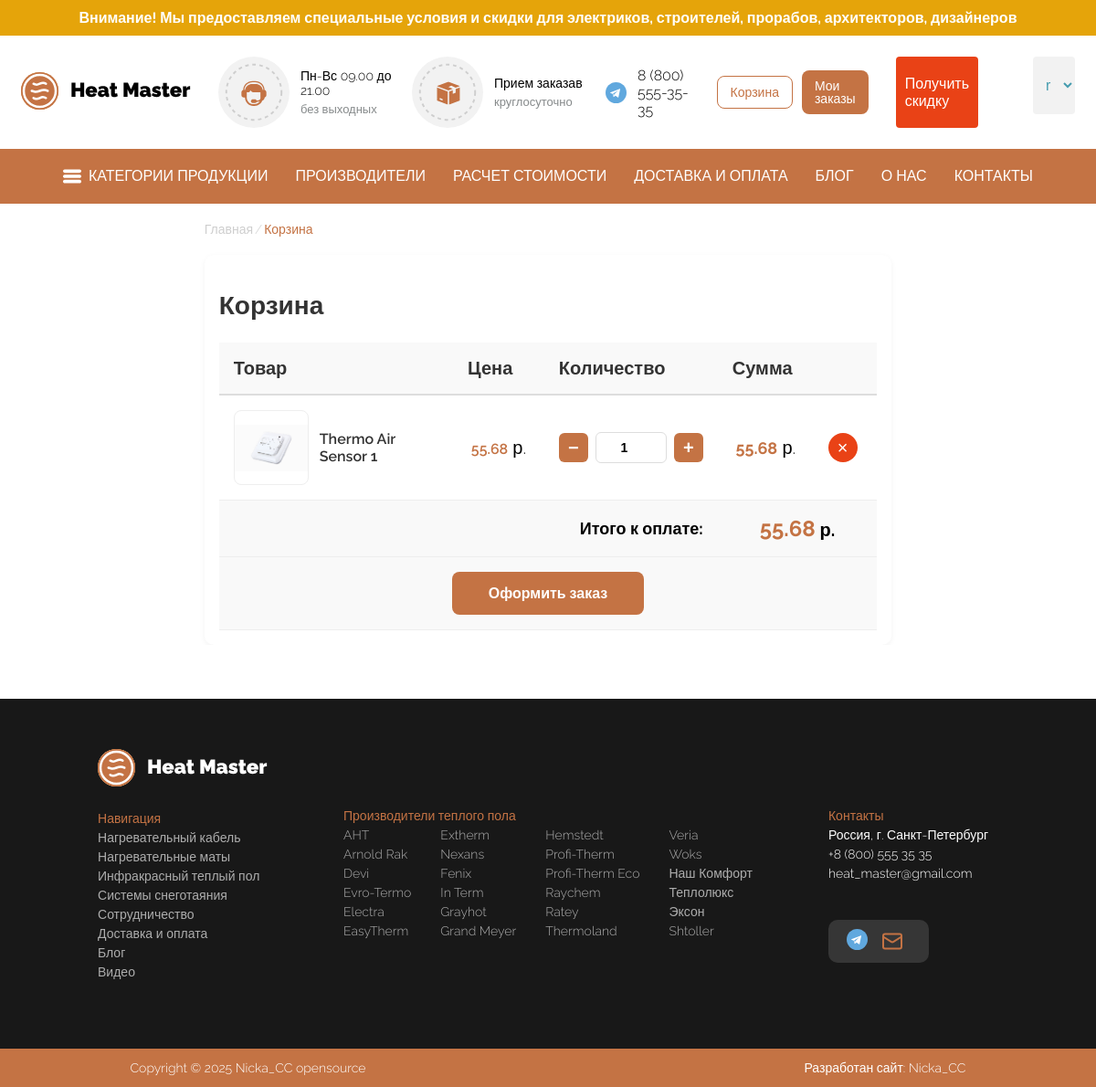
The page /cart/ (signed in) on the database its author committed.
### HeatMaster/models.py (models this page shows, shortened)
class CartItem(models.Model):
    cart = models.ForeignKey(Cart, related_name='items', on_delete=models.CASCADE)
    thermostat = models.ForeignKey(Thermostat, related_name='cart_items', on_delete=models.CASCADE)
    quantity = models.PositiveIntegerField(default=1)
    class Meta:
        unique_together = ('cart', 'thermostat')
    @property
    def subtotal(self):
        return float(self.thermostat.price) * int(self.quantity)

class Thermostat(models.Model):
    image = models.ImageField(upload_to="images/", null=True, blank=True)
    name = models.CharField(max_length=120)
    price = models.FloatField(max_length=1000)
    manufacturer = models.CharField(max_length=120)
    country_manufacturer = models.CharField(max_length=120)
    model = models.CharField(max_length=120)
    available = models.IntegerField(default=0)
    description = models.CharField(max_length=12000)
    description_block = models.CharField(max_length=12000)
    charge_block = models.CharField(max_length=120)
    control_range = models.CharField(max_length=120)
    max_load = models.CharField(max_length=120)
    type_connection = models.CharField(max_length=120)
    type_device = models.CharField(max_length=120)
    thermostats = models.ForeignKey(Thermostats, related_name="thermostat", on_delete=models.CASCADE)

class Cart(models.Model):
    user = models.ForeignKey('auth.User', related_name='carts', on_delete=models.CASCADE)
    created_at = models.DateTimeField(auto_now_add=True)
    updated_at = models.DateTimeField(auto_now=True)
    @property
    def total_price(self):
        items = getattr(self, 'items', None)
        if items is None:
            return 0
        return sum(item.subtotal for item in items.all())

### HeatMaster/views.py (the view)
# urls.py: path('cart/', views.cart_view, name='cart_view'),
def cart_view(request):
    if not request.user.is_authenticated:
        return redirect('signIn')
    cart = _get_or_create_cart(request.user)
    return render(request, 'pages/cart.html', {'cart': cart})

### HeatMaster/views.py (called while the page is built)
def _get_or_create_cart(user):
    cart, _ = Cart.objects.get_or_create(user=user)
    return cart

### HeatMaster/templates/pages/cart.html (shortened to what this page needs)
{% extends './layout.html' %}
{% load static %}
{% block extra_css %}
<link rel="stylesheet" href="{% static 'css/thermostats.css' %}">
{% endblock %}
{% block content %}
<div class="content">
    <div class="content_info">
        <div class="bread_crumps"><a href="{% url 'home' %}">Главная</a> / <div class="bread_crump">Корзина</div></div>
        <div class="white-box cart-container">
            {% if cart.items.all %}
            <h2 class="cart-title">Корзина</h2>
            <table class="cart-table">
                <thead>
                    <tr>
                        <th>Товар</th>
                        <th>Цена</th>
                        <th>Количество</th>
                        <th>Сумма</th>
                        <th></th>
                    </tr>
                </thead>
                <tbody>
                    {% for item in cart.items.all %}
                    <tr class="cart-row" data-item-id="{{ item.id }}">
                        <td class="cart-cell-product">
                            <div class="product-cell-content">
                                {% if item.thermostat.image %}
                                <img src="{{ item.thermostat.image.url }}" alt="{{ item.thermostat.name }}" class="product-image" />
                                {% endif %}
                                <a href="{% url 'thermostat_detail' item.thermostat.id %}" class="product-name">{{ item.thermostat.name }}</a>
                            </div>
                        </td>
                        <td class="cart-cell-price">
                            <span class="price-value">{{ item.thermostat.price|floatformat:2 }}</span> р.
                        </td>
                        <td class="cart-cell-quantity">
                            <form class="qty-form" method="post" action="{% url 'update_cart_item' item.id %}" data-item-id="{{ item.id }}" data-price="{{ item.thermostat.price }}">
                                <div class="quantity-controls">
                                    <button type="button" class="qty-btn qty-minus" onclick="changeQuantity({{ item.id }}, -1)">−</button>
                                    <input class="qty-input" type="number" name="quantity" id="qty-{{ item.id }}" min="1" value="{{ item.quantity }}" readonly />
                                    <button type="button" class="qty-btn qty-plus" onclick="changeQuantity({{ item.id }}, 1)">+</button>
                                </div>
                            </form>
                        </td>
                        <td class="cart-cell-subtotal">
                            <span class="subtotal-value" data-item-id="{{ item.id }}">{{ item.subtotal|floatformat:2 }}</span> р.
                        </td>
                        <td class="cart-cell-remove">
                            <form method="post" action="{% url 'remove_cart_item' item.id %}">
                                <button class="btn-remove" type="submit" title="Удалить">×</button>
                            </form>
                        </td>
                    </tr>
                    {% endfor %}
                </tbody>
                <tfoot>
                    <tr>
                        <td colspan="3" class="cart-footer-total-label">Итого к оплате:</td>
                        <td colspan="2" class="cart-footer-total-value">
                            <span id="cart-total">{{ cart.total_price|floatformat:2 }}</span> р.
                        </td>
                    </tr>
                    <tr>
                        <td colspan="5" class="cart-footer-actions">
                            <a class="btn-checkout" href="{% url 'checkout' %}">Оформить заказ</a>
                        </td>
                    </tr>
                </tfoot>
            </table>
            {% else %}
            <div class="cart-empty">
                <div class="cart-empty-icon">🛒</div>
                <p>Ваша корзина пуста</p>
                <a class="btn-continue-shopping" href="{% url 'thermostat_list' %}">Продолжить покупки</a>
            </div>
            {% endif %}
        </div>
    </div>
</div>
{% endblock %}

### HeatMaster/static/css/header.css (style rules this page uses)
a { text-decoration: none !important; }
.body { font-family: "Raleway", sans-serif; font-optical-sizing: auto; font-weight: 300; font-style: normal; margin:0; overflow-x: hidden; }

### HeatMaster/static/css/thermostats.css (style rules this page uses)
.content { overflow-y: hidden; display: flex; justify-content: space-between; align-items: flex-start; overflow-x: hidden; font-size: 20px; margin-bottom: 59px; }
.bread_crump { color: #C47344; }
.bread_crumps { padding: 20px 0; display: flex; gap: 2px; font-size: 14px; color: #CECECE; text-decoration: none; }
.bread_crumps a { text-decoration: none; color: inherit; }
.cart-container { padding:24px; }
.cart-title { font-size:28px; font-weight:bold; margin-bottom:24px; color:#333; }
.cart-table { width:100%; border-collapse:collapse; background:#fff; margin-bottom:0; }
.cart-table thead { background:#f9f9f9; }
.cart-table th { padding:16px; text-align:left; font-weight:600; color:#333; border-bottom:2px solid #ddd; }
.cart-table td { padding:16px; border-bottom:1px solid #eee; vertical-align:middle; }
.cart-cell-product { width:40%; }
.product-cell-content { display:flex; align-items:center; gap:12px; }
.product-image { width:80px; height:80px; object-fit:contain; border-radius:8px; background:#fff; border:1px solid #eee; }
.product-name { font-size:16px; font-weight:600; color:#333; text-decoration:none; }
.cart-cell-price { text-align:center; width:15%; }
.price-value { color:#C47344; font-weight:600; font-size:16px; }
.cart-cell-quantity { text-align:center; width:20%; }
.quantity-controls { display:flex; align-items:center; justify-content:center; gap:8px; }
.qty-btn { background:#C47344; color:#fff; border:none; width:32px; height:32px; border-radius:6px; font-size:20px; cursor:pointer; display:flex; align-items:center; justify-content:center; transition:background 0.3s; font-weight:bold; }
.qty-input { width:60px; padding:8px; border:1px solid #ddd; border-radius:6px; text-align:center; font-size:14px; font-weight:600; }
.cart-cell-subtotal { text-align:center; width:15%; }
.subtotal-value { font-size:18px; font-weight:700; color:#C47344; }
.cart-cell-remove { text-align:center; width:10%; }
.btn-remove { background:#E94216; color:#fff; border:none; width:32px; height:32px; border-radius:50%; font-size:20px; cursor:pointer; display:flex; align-items:center; justify-content:center; transition:background 0.3s; line-height:1; }
.cart-table tfoot { background:#f9f9f9; }
.cart-footer-total-label { text-align:right; padding:20px 16px; font-weight:700; font-size:18px; }
.cart-footer-total-value { text-align:center; padding:20px 16px; font-weight:700; font-size:20px; }
.cart-footer-total-value span { color:#C47344; font-size:24px; }
.cart-footer-actions { text-align:center; padding:20px; }
.btn-checkout { background:#C47344; color:#fff; padding:14px 40px; border-radius:8px; text-decoration:none; font-weight:600; font-size:16px; transition:background 0.3s; display:inline-block; }
.white-box { background:#fff; border-radius:10px; box-shadow:0 2px 6px rgba(0,0,0,0.05); padding:16px; }

### rows shown on the page
CartItem: thermostat.image (picture), thermostat.name "Thermo Air Sensor 1", thermostat.price "55.68", quantity "1", subtotal "55.68"
Cart: total_price "55.68"
